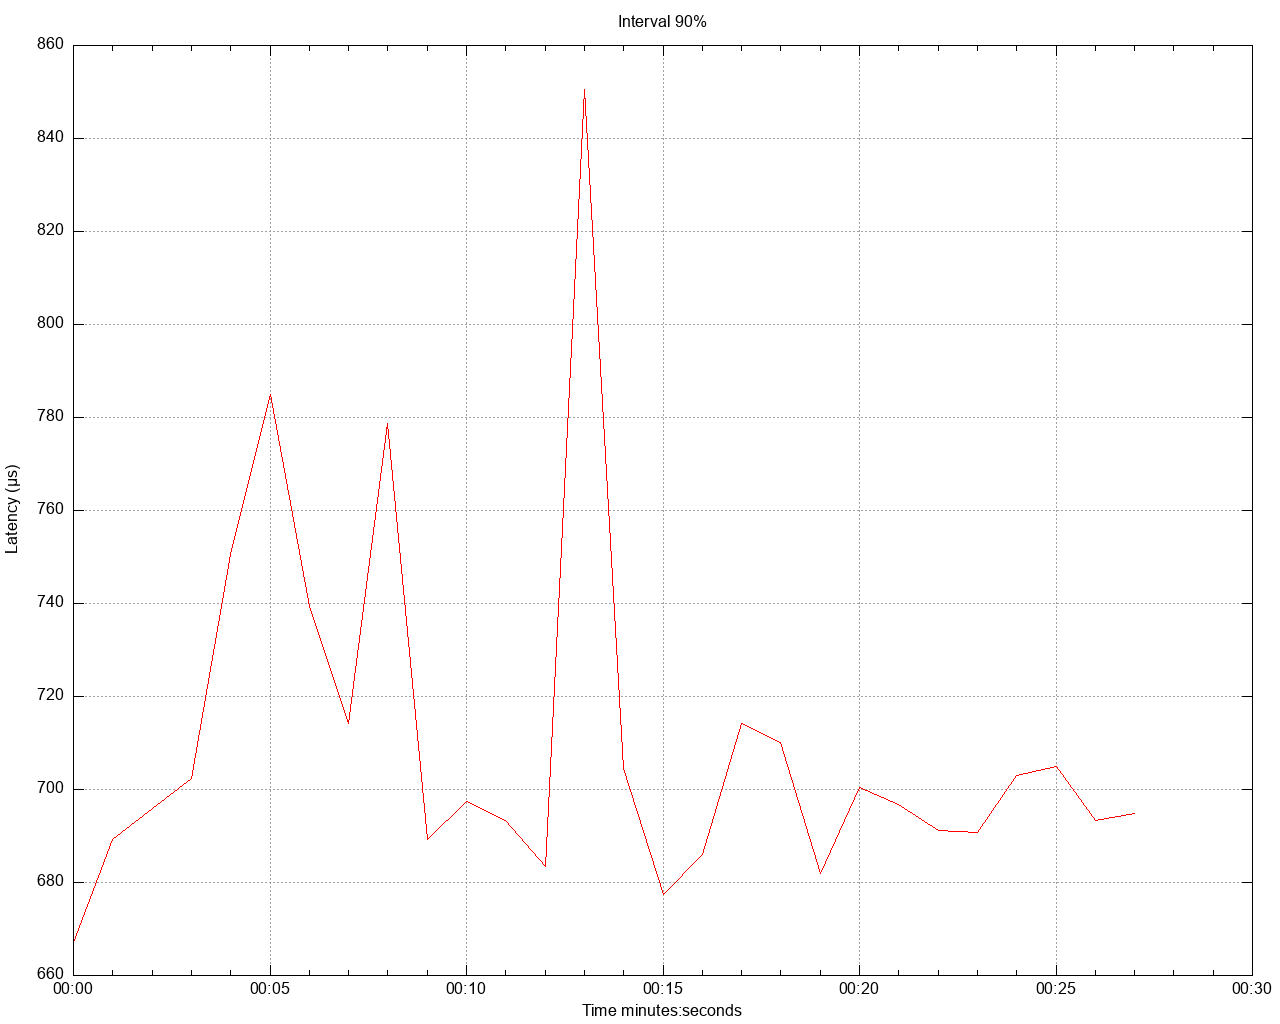

Write the gnuplot code that produced this figure.
set title 'Interval 90%' noenhanced
set style data lines
set datafile separator ","
set terminal png size 1280,1024
set grid
set key below
set xdata time
set timefmt "%s"
offset = 0
t0(x)=(offset=($0==0) ? x : offset, x - offset)
set xlabel 'Time minutes:seconds'
set ylabel 'Latency (μs)'
set output '/Users/gbarnett/git/hazelcast-simulator/atomiclong-3node-member/atomicreference/latency/latency_interval_90_oneKbWrite.png'
plot \
   '/Users/gbarnett/git/hazelcast-simulator/atomiclong-3node-member/atomicreference/data/latency_interval_90_oneKbWrite_1.data' using (t0(timecolumn(1))):2 title "" lt rgb "red", \
